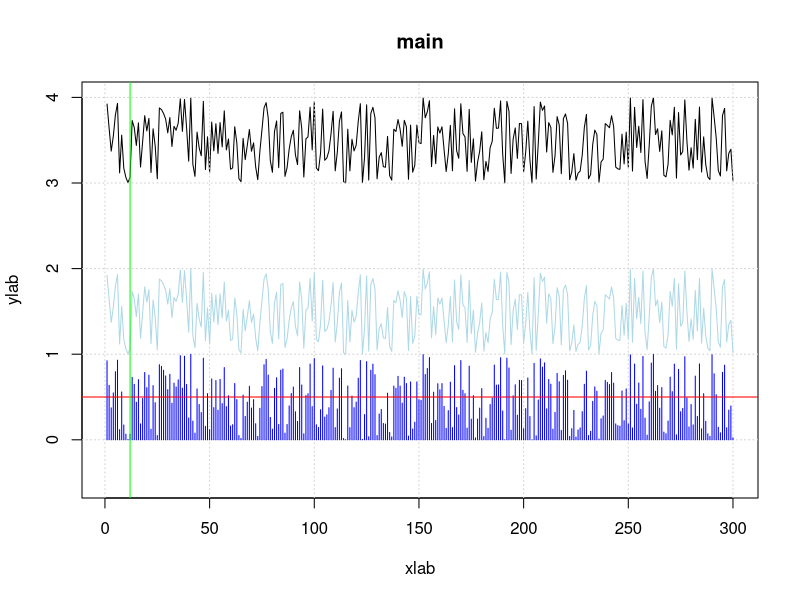
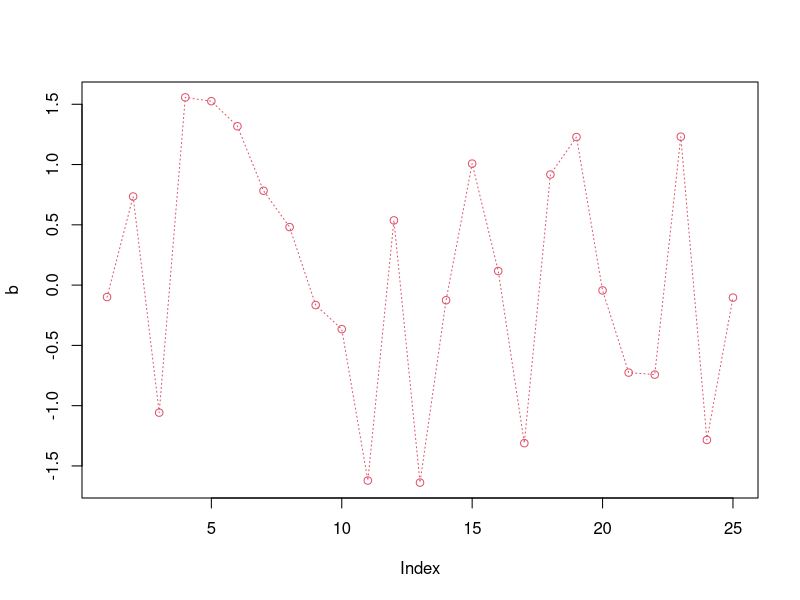
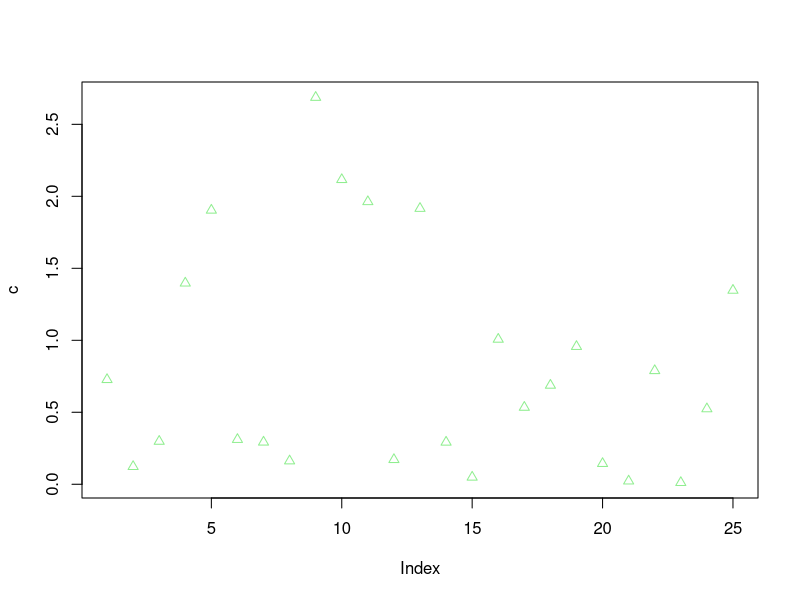
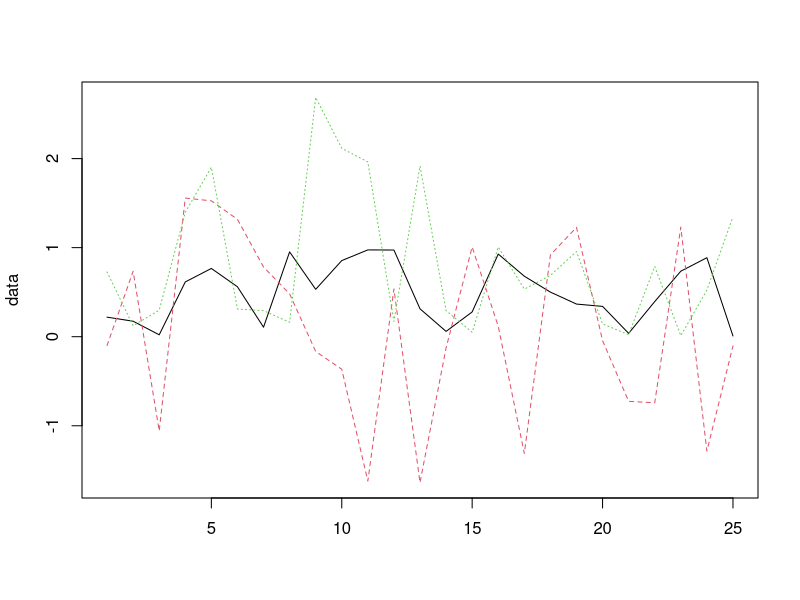
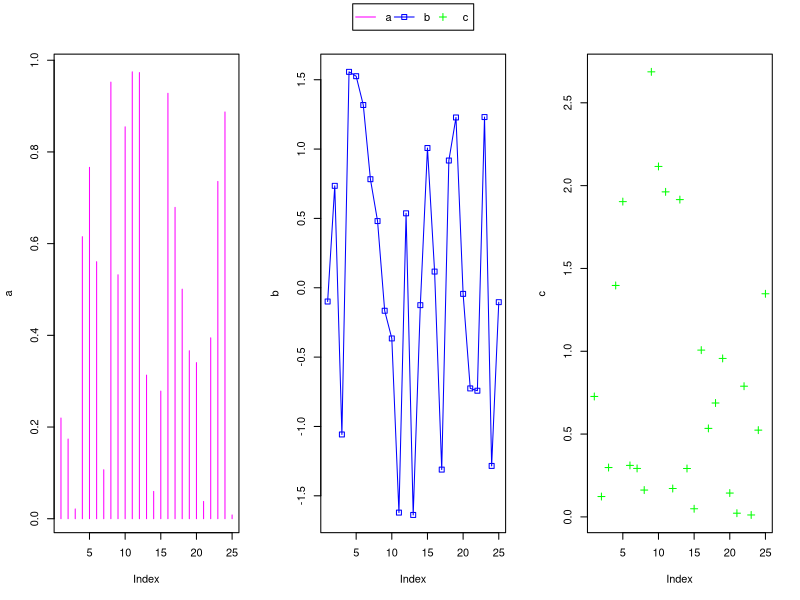
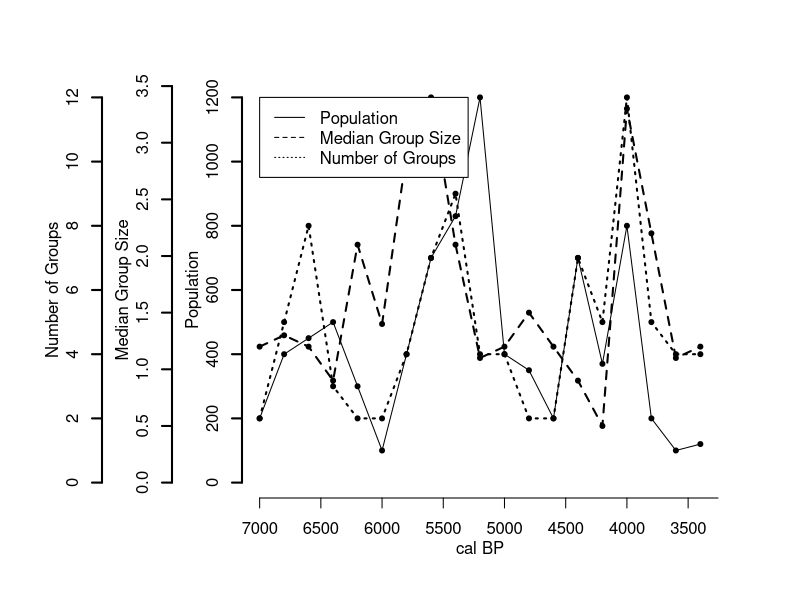
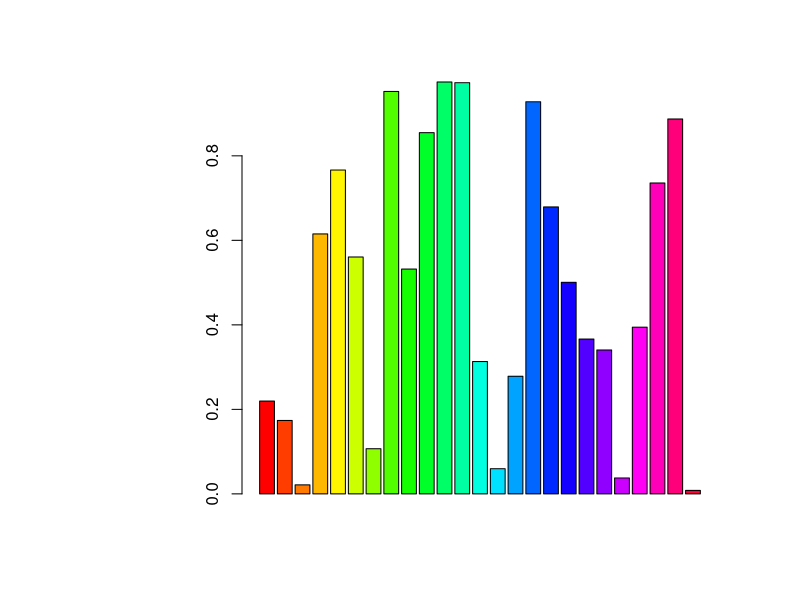
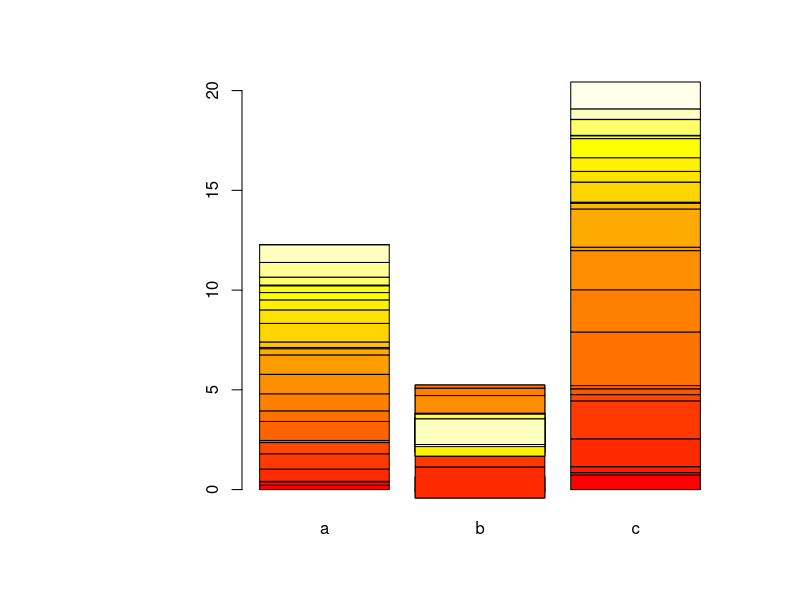

R code for these plots, in order: (Note: this script raises an error after producing the figures.)
#### plots in R

data <- data.frame(a = runif(25), b = rnorm(25), c = rexp(25))
attach(data)

### line plot
r <- runif(300) + 3
plot(r, t="l",main="main", xlab="xlab", ylab="ylab", ylim=c(-.5,4))
grid()  			
# with additional lines:
lines(x=abs(r)-2, col="lightblue")
lines(x=abs(r)-3, col="blue", t="h", pch=1)

abline(h=.5, col="red")
abline(v=12, col="green")

### line plot with different line types (lty) and colors (col)
plot(b, t="o",lty=3, col=2)


### scatter plot with different markers (pch)
plot(c, pch=2, col="lightgreen")


### plot matrix with each column one line
matplot(data, t="l")


### save plot to pdf with autogenerated dated name:
currentDateTime <- format(Sys.time(),"%Y-%m-%d_%H-%M-%S")
fileName <- paste("plot_", currentDateTime,".pdf", sep="")
pdf(file=fileName)
plot(rnorm(10,2,4), t="l", col="slateblue")
dev.off()


### multiple plots in 1 grid with one legend:
# par(xpd=TRUE) to place legend in the margins without trimming it
op <- par(mfrow=c(1,3), xpd=TRUE)
plot(a, t="h", col="magenta")
plot(b, t="o", col="blue", pch=0)
legend("bottom",inset=c(-3,1.05),names(data),pch=c(NA,0,3), lty=c(1,1,NA), 
       horiz=TRUE, col=c("magenta","blue","green"))
plot(c, pch = 3, col="green")
par(op)



### plot multiple y-axis:

time<-seq(7000,3400,-200)
pop<-c(200,400,450,500,300,100,400,700,830,1200,400,350,200,700,370,800,200,100,120)
grp<-c(2,5,8,3,2,2,4,7,9,4,4,2,2,7,5,12,5,4,4)
med<-c(1.2,1.3,1.2,0.9,2.1,1.4,2.9,3.4,2.1,1.1,1.2,1.5,1.2,0.9,0.5,3.3,2.2,1.1,1.2)


# Define Margins. The trick is to use give as much space possible on the left 
# margin (second value)
par(mar=c(5, 12, 4, 4) + 0.1)

# Plot the first time series. Notice that you don't have to draw the axis nor 
# the labels
plot(time, pop, axes=F, ylim=c(0,max(pop)), xlab="", ylab="",type="l",
     col="black", main="",xlim=c(7000,3400))
points(time,pop,pch=20,col="black")
axis(2, ylim=c(0,max(pop)),col="black",lwd=2)
mtext(2,text="Population",line=2)

# Plot the second time series. The command par(new=T) is handy here. If you just 
# need to plot two timeseries, you could also use the right vertical axis as
# well. In that case you have to substitute "2" with "4" in the functions axis() 
# and mtext(). Notice that in both functions lines is increased so that the new 
# axis and its label is placed to the left of the first one. You don't need to 
# increase the value if you use the right vertical axis.
par(new=T)
plot(time, med, axes=F, ylim=c(0,max(med)), xlab="", ylab="", 
type="l",lty=2, main="",xlim=c(7000,3400),lwd=2)
axis(2, ylim=c(0,max(med)),lwd=2,line=3.5)
points(time, med,pch=20)
mtext(2,text="Median Group Size",line=5.5)

# Plot the third time series. Again the line parameter are both further 
# increased.
par(new=T)
plot(time, grp, axes=F, ylim=c(0,max(grp)), xlab="", ylab="", 
type="l",lty=3, main="",xlim=c(7000,3400),lwd=2)
axis(2, ylim=c(0,max(grp)),lwd=2,line=7)

points(time, grp,pch=20)
mtext(2,text="Number of Groups",line=9)

# We can now draw the X-axis, which is of course shared by all the three 
# time-series.
axis(1,pretty(range(time),10))
mtext("cal BP",side=1,col="black",line=2)

#And then plot the legend.
legend(x=7000,y=12,legend=c("Population","Median Group Size","Number of Groups"),
       lty=c(1,2,3))




### bar plot:
barplot(a, col=rainbow(length(a)))
barplot(as.matrix(data), col=heat.colors(length(a)))
barplot(as.matrix(data), beside=T, col=terrain.colors(length(a)))

install.packages('ggplot2')
require('ggplot2')
?geom_bar

ggplot(diamonds, aes(clarity)) + geom_bar() + facet_wrap(~ cut)


### histogram with density overlay:
hist(mtcars$mpg,xlab="Miles per Gallon", prob=T)
lines(density(mtcars$mpg), col="blue")


### histogram/density per group:
require("lattice")

histogram(~mtcars$mpg | as.factor(mtcars$cyl), auto.key=T)

histogram( ~ height | voice.part, data = singer,
           xlab = "Height (inches)", type = "density",
           panel = function(x, ...) {
             panel.histogram(x, ...)
             panel.mathdensity(dmath = dnorm, col = "black",
                               args = list(mean=mean(x),sd=sd(x)))
           } )

densityplot( ~ height | voice.part, data = singer, layout = c(2, 4),  
             xlab = "Height (inches)", bw = 5)



### automatic colors for lots of lines:
#names of colors are saved in colors()
colors()
length(colors())

ncol <- 5
nrow <- 100
scores <- matrix(rnorm(ncol*nrow,2,4),ncol=ncol)

# using colorRampPalette:
col <- colorRampPalette(c("tan1","tan4"))(ncol)
matplot(scores, t="l", lwd=2, col=col, lty=1)

# using palette:
palette(gray(seq(0,.9,len=ncol))) # gray scales; print old palette
matplot(scores, t="l", lwd=2, lty=1)
palette("default") # reset colors back to default




### maps



### Add boxplots to a scatterplot
op <- par(fig=c(0,0.8,0,0.8))
plot(mtcars$wt, mtcars$mpg, xlab="Miles Per Gallon",
     ylab="Car Weight")
par(fig=c(0,0.8,0.55,1), new=TRUE)
boxplot(mtcars$wt, horizontal=TRUE, axes=FALSE)
par(fig=c(0.65,1,0,0.8),new=TRUE)
boxplot(mtcars$mpg, axes=FALSE)
mtext("Enhanced Scatterplot", side=3, outer=TRUE, line=-3)
par(op)



### comparison density with boxplot
n <- 550
toright <- abs(rnorm(n,mean=15,sd=11) + rnorm(n,mean=10,sd=40))
dright <- density(toright, from=min(toright), to=max(toright))

toleft <- c(sample(seq(22,28,by=.4), 150, replace=T),
            sample(seq(25,27.5,by=.1), 500, replace=T),
            sample(seq(25.5,27.8,by=.02), 300, replace=T),
            sample(seq(26.5,27.8,by=.001), 500, replace=T))
dleft <- density(toleft, from=min(toleft), to=max(toleft))

# fig= parameter is a numerical vector of the form c(x1, x2, y1, y2)
op <- par(fig=c(0,1,0.4,1))
plot(dright$x, dright$y, xlab='', ylab='Density', t='l',
     main='Density & Boxplot: skewed to the right')
#plot mean in density:
m <- seq(min(dright$y),max(dright$y),length=10)
points(rep(mean(toright), length(m)), m, pch=3, col='blue')
#add boxplot:
par(fig=c(0,1,0,0.6), new=T)
boxplot(toright, horizontal=T, ylab='Boxplot', xlab='Minutes')
#plot mean in boxplot:
mm <- seq(0.5,1.5,length=10)
points(rep(mean(toright), length(mm)), mm, pch=3, col='blue')
par(op)

# fig= parameter is a numerical vector of the form c(x1, x2, y1, y2)
op <- par(fig=c(0,1,0.4,1))
plot(dleft$x, dleft$y, xlab='', ylab='Density', t='l',
     main='Density & Boxplot: skewed to the left')
#plot mean in density:
m <- seq(min(dleft$y),max(dleft$y),length=10)
points(rep(mean(toleft), length(m)), m, pch=3, col='blue')
#add boxplot:
par(fig=c(0,1,0,0.6), new=T)
boxplot(toleft, horizontal=T, ylab='Boxplot', xlab='Minutes')
#plot mean in boxplot:
mm <- seq(0.5,1.5,length=10)
points(rep(mean(toleft), length(mm)), mm, pch=3, col='blue')
par(op)



### plot within plot: (like zoom into)
library('MASS')
data(Animals)
# fig= parameter is a numerical vector of the form c(x1, x2, y1, y2)
op <- par(fig=c(0,1,0,1), cex=1.3)
plot(Animals, main='Body weight vs. brain weight for animals',
     xlab='body weight in kg', ylab='brain weight in g')
innerx1 <- 0; innerx2 <- 600; innery1 <- 0; innery2 <- 1600
rect(innerx1-900,innery1-100,innerx2+900,innery2+100, lwd=2, border='red')
par(fig=c(0.3,.9,.3,.9), new=T, cex=1.3)
plot(Animals, xlim=c(innerx1,600), ylim=c(innery1,1600), col='red', axes=F,
     xlab='body weight in kg', ylab='brain weight in g', col.lab='red')
axis(1, col='red', col.axis='red')
axis(2, col='red', col.axis='red')
box(col='red')
par(op)




